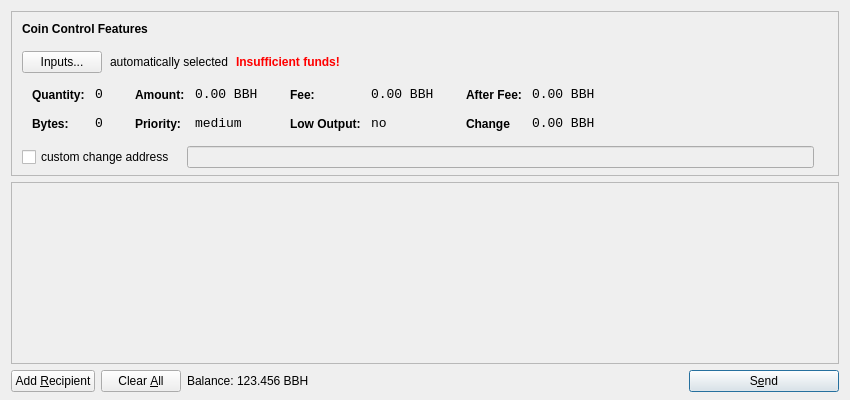
<?xml version="1.0" encoding="UTF-8"?>
<ui version="4.0">
 <class>SendCoinsDialog</class>
 <widget class="QDialog" name="SendCoinsDialog">
  <property name="geometry">
   <rect>
    <x>0</x>
    <y>0</y>
    <width>850</width>
    <height>400</height>
   </rect>
  </property>
  <property name="windowTitle">
   <string>Send Coins</string>
  </property>
  <layout class="QVBoxLayout" name="verticalLayout" stretch="0,1,0">
   <property name="bottomMargin">
    <number>8</number>
   </property>
   <item>
    <widget class="QFrame" name="frameCoinControl">
     <property name="sizePolicy">
      <sizepolicy hsizetype="Expanding" vsizetype="Expanding">
       <horstretch>0</horstretch>
       <verstretch>0</verstretch>
      </sizepolicy>
     </property>
     <property name="maximumSize">
      <size>
       <width>16777215</width>
       <height>16777215</height>
      </size>
     </property>
     <property name="frameShape">
      <enum>QFrame::StyledPanel</enum>
     </property>
     <property name="frameShadow">
      <enum>QFrame::Sunken</enum>
     </property>
     <layout class="QVBoxLayout" name="verticalLayoutCoinControl2">
      <property name="spacing">
       <number>6</number>
      </property>
      <property name="leftMargin">
       <number>0</number>
      </property>
      <property name="topMargin">
       <number>0</number>
      </property>
      <property name="rightMargin">
       <number>0</number>
      </property>
      <property name="bottomMargin">
       <number>6</number>
      </property>
      <item>
       <layout class="QVBoxLayout" name="verticalLayoutCoinControl" stretch="0,0,0,0,1">
        <property name="spacing">
         <number>0</number>
        </property>
        <property name="leftMargin">
         <number>10</number>
        </property>
        <property name="topMargin">
         <number>10</number>
        </property>
        <item>
         <layout class="QHBoxLayout" name="horizontalLayoutCoinControl1">
          <property name="bottomMargin">
           <number>15</number>
          </property>
          <item>
           <widget class="QLabel" name="labelCoinControlFeatures">
            <property name="sizePolicy">
             <sizepolicy hsizetype="Preferred" vsizetype="Maximum">
              <horstretch>0</horstretch>
              <verstretch>0</verstretch>
             </sizepolicy>
            </property>
            <property name="font">
             <font>
              <weight>75</weight>
              <bold>true</bold>
             </font>
            </property>
            <property name="styleSheet">
             <string notr="true">font-weight:bold;</string>
            </property>
            <property name="text">
             <string>Coin Control Features</string>
            </property>
           </widget>
          </item>
         </layout>
        </item>
        <item>
         <layout class="QHBoxLayout" name="horizontalLayoutCoinControl2" stretch="0,0,0,0">
          <property name="spacing">
           <number>8</number>
          </property>
          <property name="bottomMargin">
           <number>10</number>
          </property>
          <item>
           <widget class="QPushButton" name="pushButtonCoinControl">
            <property name="styleSheet">
             <string notr="true"/>
            </property>
            <property name="text">
             <string>Inputs...</string>
            </property>
           </widget>
          </item>
          <item>
           <widget class="QLabel" name="labelCoinControlAutomaticallySelected">
            <property name="text">
             <string>automatically selected</string>
            </property>
            <property name="margin">
             <number>5</number>
            </property>
           </widget>
          </item>
          <item>
           <widget class="QLabel" name="labelCoinControlInsuffFunds">
            <property name="font">
             <font>
              <weight>75</weight>
              <bold>true</bold>
             </font>
            </property>
            <property name="styleSheet">
             <string notr="true">color:red;font-weight:bold;</string>
            </property>
            <property name="text">
             <string>Insufficient funds!</string>
            </property>
            <property name="margin">
             <number>5</number>
            </property>
           </widget>
          </item>
          <item>
           <spacer name="horizontalSpacerCoinControl">
            <property name="orientation">
             <enum>Qt::Horizontal</enum>
            </property>
            <property name="sizeHint" stdset="0">
             <size>
              <width>40</width>
              <height>1</height>
             </size>
            </property>
           </spacer>
          </item>
         </layout>
        </item>
        <item>
         <widget class="QWidget" name="widgetCoinControl" native="true">
          <property name="sizePolicy">
           <sizepolicy hsizetype="Preferred" vsizetype="Preferred">
            <horstretch>0</horstretch>
            <verstretch>0</verstretch>
           </sizepolicy>
          </property>
          <property name="minimumSize">
           <size>
            <width>0</width>
            <height>0</height>
           </size>
          </property>
          <property name="styleSheet">
           <string notr="true"/>
          </property>
          <layout class="QHBoxLayout" name="horizontalLayoutCoinControl5">
           <property name="margin">
            <number>0</number>
           </property>
           <item>
            <layout class="QHBoxLayout" name="horizontalLayoutCoinControl3" stretch="0,0,0,1">
             <property name="spacing">
              <number>20</number>
             </property>
             <property name="topMargin">
              <number>0</number>
             </property>
             <property name="bottomMargin">
              <number>10</number>
             </property>
             <item>
              <layout class="QFormLayout" name="formLayoutCoinControl1">
               <property name="horizontalSpacing">
                <number>10</number>
               </property>
               <property name="verticalSpacing">
                <number>14</number>
               </property>
               <property name="leftMargin">
                <number>10</number>
               </property>
               <property name="topMargin">
                <number>4</number>
               </property>
               <property name="rightMargin">
                <number>6</number>
               </property>
               <item row="0" column="0">
                <widget class="QLabel" name="labelCoinControlQuantityText">
                 <property name="styleSheet">
                  <string notr="true">font-weight:bold;</string>
                 </property>
                 <property name="text">
                  <string>Quantity:</string>
                 </property>
                 <property name="margin">
                  <number>0</number>
                 </property>
                </widget>
               </item>
               <item row="0" column="1">
                <widget class="QLabel" name="labelCoinControlQuantity">
                 <property name="font">
                  <font>
                   <family>Monospace</family>
                   <pointsize>10</pointsize>
                  </font>
                 </property>
                 <property name="cursor">
                  <cursorShape>IBeamCursor</cursorShape>
                 </property>
                 <property name="contextMenuPolicy">
                  <enum>Qt::ActionsContextMenu</enum>
                 </property>
                 <property name="text">
                  <string>0</string>
                 </property>
                 <property name="margin">
                  <number>0</number>
                 </property>
                 <property name="textInteractionFlags">
                  <set>Qt::LinksAccessibleByMouse|Qt::TextSelectableByKeyboard|Qt::TextSelectableByMouse</set>
                 </property>
                </widget>
               </item>
               <item row="1" column="0">
                <widget class="QLabel" name="labelCoinControlBytesText">
                 <property name="styleSheet">
                  <string notr="true">font-weight:bold;</string>
                 </property>
                 <property name="text">
                  <string>Bytes:</string>
                 </property>
                </widget>
               </item>
               <item row="1" column="1">
                <widget class="QLabel" name="labelCoinControlBytes">
                 <property name="font">
                  <font>
                   <family>Monospace</family>
                   <pointsize>10</pointsize>
                  </font>
                 </property>
                 <property name="cursor">
                  <cursorShape>IBeamCursor</cursorShape>
                 </property>
                 <property name="contextMenuPolicy">
                  <enum>Qt::ActionsContextMenu</enum>
                 </property>
                 <property name="text">
                  <string>0</string>
                 </property>
                 <property name="textInteractionFlags">
                  <set>Qt::LinksAccessibleByMouse|Qt::TextSelectableByKeyboard|Qt::TextSelectableByMouse</set>
                 </property>
                </widget>
               </item>
              </layout>
             </item>
             <item>
              <layout class="QFormLayout" name="formLayoutCoinControl2">
               <property name="horizontalSpacing">
                <number>10</number>
               </property>
               <property name="verticalSpacing">
                <number>14</number>
               </property>
               <property name="leftMargin">
                <number>6</number>
               </property>
               <property name="topMargin">
                <number>4</number>
               </property>
               <property name="rightMargin">
                <number>6</number>
               </property>
               <item row="0" column="0">
                <widget class="QLabel" name="labelCoinControlAmountText">
                 <property name="styleSheet">
                  <string notr="true">font-weight:bold;</string>
                 </property>
                 <property name="text">
                  <string>Amount:</string>
                 </property>
                 <property name="margin">
                  <number>0</number>
                 </property>
                </widget>
               </item>
               <item row="0" column="1">
                <widget class="QLabel" name="labelCoinControlAmount">
                 <property name="font">
                  <font>
                   <family>Monospace</family>
                   <pointsize>10</pointsize>
                  </font>
                 </property>
                 <property name="cursor">
                  <cursorShape>IBeamCursor</cursorShape>
                 </property>
                 <property name="contextMenuPolicy">
                  <enum>Qt::ActionsContextMenu</enum>
                 </property>
                 <property name="text">
                  <string>0.00 BBH</string>
                 </property>
                 <property name="textInteractionFlags">
                  <set>Qt::LinksAccessibleByMouse|Qt::TextSelectableByKeyboard|Qt::TextSelectableByMouse</set>
                 </property>
                </widget>
               </item>
               <item row="1" column="0">
                <widget class="QLabel" name="labelCoinControlPriorityText">
                 <property name="styleSheet">
                  <string notr="true">font-weight:bold;</string>
                 </property>
                 <property name="text">
                  <string>Priority:</string>
                 </property>
                </widget>
               </item>
               <item row="1" column="1">
                <widget class="QLabel" name="labelCoinControlPriority">
                 <property name="font">
                  <font>
                   <family>Monospace</family>
                   <pointsize>10</pointsize>
                  </font>
                 </property>
                 <property name="cursor">
                  <cursorShape>IBeamCursor</cursorShape>
                 </property>
                 <property name="contextMenuPolicy">
                  <enum>Qt::ActionsContextMenu</enum>
                 </property>
                 <property name="text">
                  <string>medium</string>
                 </property>
                 <property name="textInteractionFlags">
                  <set>Qt::LinksAccessibleByMouse|Qt::TextSelectableByKeyboard|Qt::TextSelectableByMouse</set>
                 </property>
                </widget>
               </item>
              </layout>
             </item>
             <item>
              <layout class="QFormLayout" name="formLayoutCoinControl3">
               <property name="horizontalSpacing">
                <number>10</number>
               </property>
               <property name="verticalSpacing">
                <number>14</number>
               </property>
               <property name="leftMargin">
                <number>6</number>
               </property>
               <property name="topMargin">
                <number>4</number>
               </property>
               <property name="rightMargin">
                <number>6</number>
               </property>
               <item row="0" column="0">
                <widget class="QLabel" name="labelCoinControlFeeText">
                 <property name="styleSheet">
                  <string notr="true">font-weight:bold;</string>
                 </property>
                 <property name="text">
                  <string>Fee:</string>
                 </property>
                 <property name="margin">
                  <number>0</number>
                 </property>
                </widget>
               </item>
               <item row="0" column="1">
                <widget class="QLabel" name="labelCoinControlFee">
                 <property name="font">
                  <font>
                   <family>Monospace</family>
                   <pointsize>10</pointsize>
                  </font>
                 </property>
                 <property name="cursor">
                  <cursorShape>IBeamCursor</cursorShape>
                 </property>
                 <property name="contextMenuPolicy">
                  <enum>Qt::ActionsContextMenu</enum>
                 </property>
                 <property name="text">
                  <string>0.00 BBH</string>
                 </property>
                 <property name="textInteractionFlags">
                  <set>Qt::LinksAccessibleByMouse|Qt::TextSelectableByKeyboard|Qt::TextSelectableByMouse</set>
                 </property>
                </widget>
               </item>
               <item row="1" column="0">
                <widget class="QLabel" name="labelCoinControlLowOutputText">
                 <property name="styleSheet">
                  <string notr="true">font-weight:bold;</string>
                 </property>
                 <property name="text">
                  <string>Low Output:</string>
                 </property>
                </widget>
               </item>
               <item row="1" column="1">
                <widget class="QLabel" name="labelCoinControlLowOutput">
                 <property name="font">
                  <font>
                   <family>Monospace</family>
                   <pointsize>10</pointsize>
                  </font>
                 </property>
                 <property name="cursor">
                  <cursorShape>IBeamCursor</cursorShape>
                 </property>
                 <property name="contextMenuPolicy">
                  <enum>Qt::ActionsContextMenu</enum>
                 </property>
                 <property name="text">
                  <string>no</string>
                 </property>
                 <property name="textInteractionFlags">
                  <set>Qt::LinksAccessibleByMouse|Qt::TextSelectableByKeyboard|Qt::TextSelectableByMouse</set>
                 </property>
                </widget>
               </item>
              </layout>
             </item>
             <item>
              <layout class="QFormLayout" name="formLayoutCoinControl4">
               <property name="horizontalSpacing">
                <number>10</number>
               </property>
               <property name="verticalSpacing">
                <number>14</number>
               </property>
               <property name="leftMargin">
                <number>6</number>
               </property>
               <property name="topMargin">
                <number>4</number>
               </property>
               <property name="rightMargin">
                <number>6</number>
               </property>
               <item row="0" column="0">
                <widget class="QLabel" name="labelCoinControlAfterFeeText">
                 <property name="styleSheet">
                  <string notr="true">font-weight:bold;</string>
                 </property>
                 <property name="text">
                  <string>After Fee:</string>
                 </property>
                 <property name="margin">
                  <number>0</number>
                 </property>
                </widget>
               </item>
               <item row="0" column="1">
                <widget class="QLabel" name="labelCoinControlAfterFee">
                 <property name="font">
                  <font>
                   <family>Monospace</family>
                   <pointsize>10</pointsize>
                  </font>
                 </property>
                 <property name="cursor">
                  <cursorShape>IBeamCursor</cursorShape>
                 </property>
                 <property name="contextMenuPolicy">
                  <enum>Qt::ActionsContextMenu</enum>
                 </property>
                 <property name="text">
                  <string>0.00 BBH</string>
                 </property>
                 <property name="textInteractionFlags">
                  <set>Qt::LinksAccessibleByMouse|Qt::TextSelectableByKeyboard|Qt::TextSelectableByMouse</set>
                 </property>
                </widget>
               </item>
               <item row="1" column="0">
                <widget class="QLabel" name="labelCoinControlChangeText">
                 <property name="styleSheet">
                  <string notr="true">font-weight:bold;</string>
                 </property>
                 <property name="text">
                  <string>Change</string>
                 </property>
                </widget>
               </item>
               <item row="1" column="1">
                <widget class="QLabel" name="labelCoinControlChange">
                 <property name="font">
                  <font>
                   <family>Monospace</family>
                   <pointsize>10</pointsize>
                  </font>
                 </property>
                 <property name="cursor">
                  <cursorShape>IBeamCursor</cursorShape>
                 </property>
                 <property name="contextMenuPolicy">
                  <enum>Qt::ActionsContextMenu</enum>
                 </property>
                 <property name="text">
                  <string>0.00 BBH</string>
                 </property>
                 <property name="textInteractionFlags">
                  <set>Qt::LinksAccessibleByMouse|Qt::TextSelectableByKeyboard|Qt::TextSelectableByMouse</set>
                 </property>
                </widget>
               </item>
              </layout>
             </item>
            </layout>
           </item>
          </layout>
         </widget>
        </item>
        <item>
         <layout class="QHBoxLayout" name="horizontalLayoutCoinControl4" stretch="0,0,0">
          <property name="spacing">
           <number>12</number>
          </property>
          <property name="sizeConstraint">
           <enum>QLayout::SetDefaultConstraint</enum>
          </property>
          <property name="topMargin">
           <number>5</number>
          </property>
          <property name="rightMargin">
           <number>5</number>
          </property>
          <item>
           <widget class="QCheckBox" name="checkBoxCoinControlChange">
            <property name="text">
             <string>custom change address</string>
            </property>
           </widget>
          </item>
          <item>
           <widget class="QLineEdit" name="lineEditCoinControlChange">
            <property name="enabled">
             <bool>false</bool>
            </property>
            <property name="sizePolicy">
             <sizepolicy hsizetype="Expanding" vsizetype="Fixed">
              <horstretch>0</horstretch>
              <verstretch>0</verstretch>
             </sizepolicy>
            </property>
           </widget>
          </item>
          <item>
           <widget class="QLabel" name="labelCoinControlChangeLabel">
            <property name="sizePolicy">
             <sizepolicy hsizetype="Preferred" vsizetype="Expanding">
              <horstretch>0</horstretch>
              <verstretch>0</verstretch>
             </sizepolicy>
            </property>
            <property name="minimumSize">
             <size>
              <width>0</width>
              <height>0</height>
             </size>
            </property>
            <property name="text">
             <string/>
            </property>
            <property name="margin">
             <number>3</number>
            </property>
           </widget>
          </item>
         </layout>
        </item>
        <item>
         <spacer name="verticalSpacerCoinControl">
          <property name="orientation">
           <enum>Qt::Vertical</enum>
          </property>
          <property name="sizeHint" stdset="0">
           <size>
            <width>800</width>
            <height>1</height>
           </size>
          </property>
         </spacer>
        </item>
       </layout>
      </item>
     </layout>
    </widget>
   </item>
   <item>
    <widget class="QScrollArea" name="scrollArea">
     <property name="widgetResizable">
      <bool>true</bool>
     </property>
     <widget class="QWidget" name="scrollAreaWidgetContents">
      <property name="geometry">
       <rect>
        <x>0</x>
        <y>0</y>
        <width>830</width>
        <height>162</height>
       </rect>
      </property>
      <layout class="QVBoxLayout" name="verticalLayout_2">
       <property name="margin">
        <number>0</number>
       </property>
       <item>
        <layout class="QVBoxLayout" name="entries">
         <property name="spacing">
          <number>6</number>
         </property>
        </layout>
       </item>
       <item>
        <spacer name="verticalSpacer">
         <property name="orientation">
          <enum>Qt::Vertical</enum>
         </property>
         <property name="sizeHint" stdset="0">
          <size>
           <width>20</width>
           <height>40</height>
          </size>
         </property>
        </spacer>
       </item>
      </layout>
     </widget>
    </widget>
   </item>
   <item>
    <layout class="QHBoxLayout" name="horizontalLayout">
     <item>
      <widget class="QPushButton" name="addButton">
       <property name="toolTip">
        <string>Send to multiple recipients at once</string>
       </property>
       <property name="text">
        <string>Add &amp;Recipient</string>
       </property>
       <property name="icon">
        <iconset resource="../bitcoin.qrc">
         <normaloff>:/icons/add</normaloff>:/icons/add</iconset>
       </property>
       <property name="autoDefault">
        <bool>false</bool>
       </property>
      </widget>
     </item>
     <item>
      <widget class="QPushButton" name="clearButton">
       <property name="sizePolicy">
        <sizepolicy hsizetype="Minimum" vsizetype="Fixed">
         <horstretch>0</horstretch>
         <verstretch>0</verstretch>
        </sizepolicy>
       </property>
       <property name="toolTip">
        <string>Remove all transaction fields</string>
       </property>
       <property name="text">
        <string>Clear &amp;All</string>
       </property>
       <property name="icon">
        <iconset resource="../bitcoin.qrc">
         <normaloff>:/icons/remove</normaloff>:/icons/remove</iconset>
       </property>
       <property name="autoRepeatDelay">
        <number>300</number>
       </property>
       <property name="autoDefault">
        <bool>false</bool>
       </property>
      </widget>
     </item>
     <item>
      <layout class="QHBoxLayout" name="horizontalLayout_2">
       <property name="spacing">
        <number>3</number>
       </property>
       <item>
        <widget class="QLabel" name="label">
         <property name="sizePolicy">
          <sizepolicy hsizetype="Preferred" vsizetype="Fixed">
           <horstretch>0</horstretch>
           <verstretch>0</verstretch>
          </sizepolicy>
         </property>
         <property name="text">
          <string>Balance:</string>
         </property>
        </widget>
       </item>
       <item>
        <widget class="QLabel" name="labelBalance">
         <property name="sizePolicy">
          <sizepolicy hsizetype="Preferred" vsizetype="Fixed">
           <horstretch>0</horstretch>
           <verstretch>0</verstretch>
          </sizepolicy>
         </property>
         <property name="cursor">
          <cursorShape>IBeamCursor</cursorShape>
         </property>
         <property name="text">
          <string>123.456 BBH</string>
         </property>
         <property name="textInteractionFlags">
          <set>Qt::LinksAccessibleByMouse|Qt::TextSelectableByKeyboard|Qt::TextSelectableByMouse</set>
         </property>
        </widget>
       </item>
      </layout>
     </item>
     <item>
      <spacer name="horizontalSpacer">
       <property name="orientation">
        <enum>Qt::Horizontal</enum>
       </property>
       <property name="sizeHint" stdset="0">
        <size>
         <width>40</width>
         <height>20</height>
        </size>
       </property>
      </spacer>
     </item>
     <item>
      <widget class="QPushButton" name="sendButton">
       <property name="minimumSize">
        <size>
         <width>150</width>
         <height>0</height>
        </size>
       </property>
       <property name="toolTip">
        <string>Confirm the send action</string>
       </property>
       <property name="text">
        <string>S&amp;end</string>
       </property>
       <property name="icon">
        <iconset resource="../bitcoin.qrc">
         <normaloff>:/icons/send</normaloff>:/icons/send</iconset>
       </property>
       <property name="default">
        <bool>true</bool>
       </property>
      </widget>
     </item>
    </layout>
   </item>
  </layout>
 </widget>
 <resources>
  <include location="../bitcoin.qrc"/>
 </resources>
 <connections/>
</ui>
